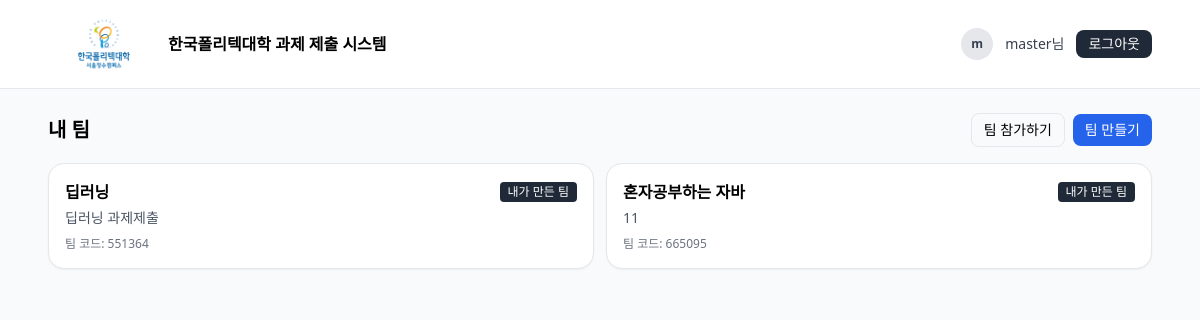
The app's page / (signed in), older data.
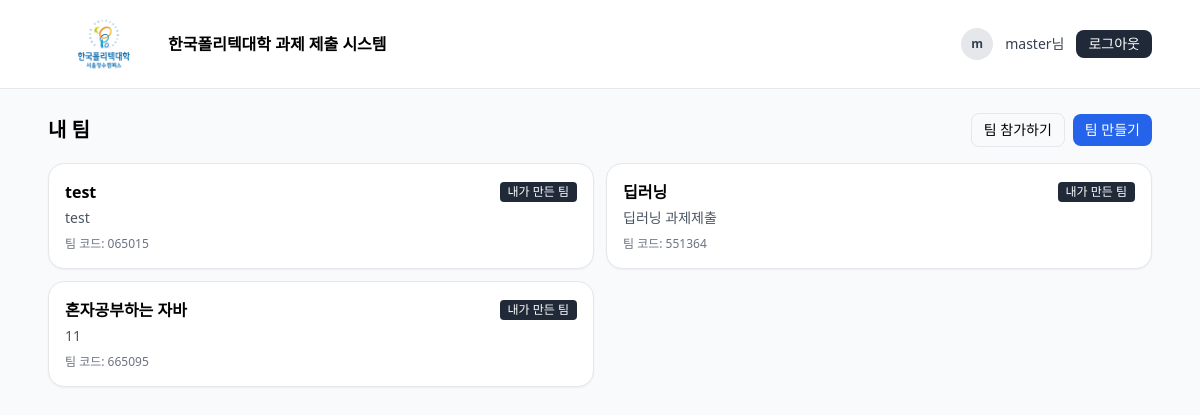
The same page, newer data.
### submit/models.py (models this page shows, shortened)
class Team(models.Model):
    owner = models.ForeignKey(
        User, on_delete=models.CASCADE, related_name="owned_teams", verbose_name="소유자(교수)"
    )
    name = models.CharField("팀명", max_length=100)
    description = models.TextField("설명", blank=True)
    join_code = models.CharField("팀코드", max_length=6, unique=True, editable=False)
    join_code_generated_at = models.DateTimeField("팀코드 발급일시", auto_now_add=True)
    created_at = models.DateTimeField("생성일시", auto_now_add=True)
    updated_at = models.DateTimeField("수정일시", auto_now=True)
    class Meta:
        verbose_name = "팀"
        verbose_name_plural = "팀"
        constraints = [
            models.UniqueConstraint(fields=["owner", "name"], name="uq_team_owner_name"),
        ]
        ordering = ["name"]

### submit/views.py (the view)
# urls.py: path('', views.teacher_team_list, name='root'),
@login_required
def teacher_team_list(request):
    teams = (
        Team.objects.filter(
            Q(owner=request.user) |
            Q(memberships__student=request.user, memberships__status="APPROVED")
        )
        .distinct()
        .order_by("name")
    )
    return render(request, "teams/teacher_team_list.html", {"teams": teams})

### templates/teams/teacher_team_list.html (shortened to what this page needs)
{% extends 'base.html' %}
{% block content %}
<div class="flex items-center justify-between mb-4">
  <h1 class="text-xl font-semibold">내 팀</h1>
  <div class="flex items-center gap-2">
    <a href="{% url 'team_join_page' %}" class="px-3 py-1.5 rounded-lg border text-sm hover:bg-gray-50">
      팀 참가하기
    </a>
    <a href="{% url 'create_team' %}" class="px-3 py-1.5 rounded-lg bg-blue-600 text-white text-sm hover:bg-blue-500">
      팀 만들기
    </a>
  </div>
</div>
{% if teams %}
  <div class="grid md:grid-cols-2 gap-3">
    {% for t in teams %}
      <a href="{% url 'team_detail' team_id=t.id %}"
         class="rounded-2xl border bg-white p-4 shadow-sm hover:bg-gray-50 transition">
        <div class="flex items-center justify-between">
          <div class="font-semibold">{{ t.name }}</div>
          {% if t.owner_id == request.user.id %}
            <span class="text-xs px-2 py-0.5 rounded bg-gray-800 text-white">내가 만든 팀</span>
          {% endif %}
        </div>
        {% if t.description %}
          <div class="text-sm text-gray-600 mt-1 line-clamp-2">{{ t.description }}</div>
        {% endif %}
        <div class="text-xs text-gray-500 mt-2">팀 코드: {{ t.join_code }}</div>
      </a>
    {% endfor %}
  </div>
{% endif %}
{% endblock %}

Row changes from the older to the newer data that the page shows:
added Team: name "test", shows "내가 만든 팀", description "test", join_code "065015"
